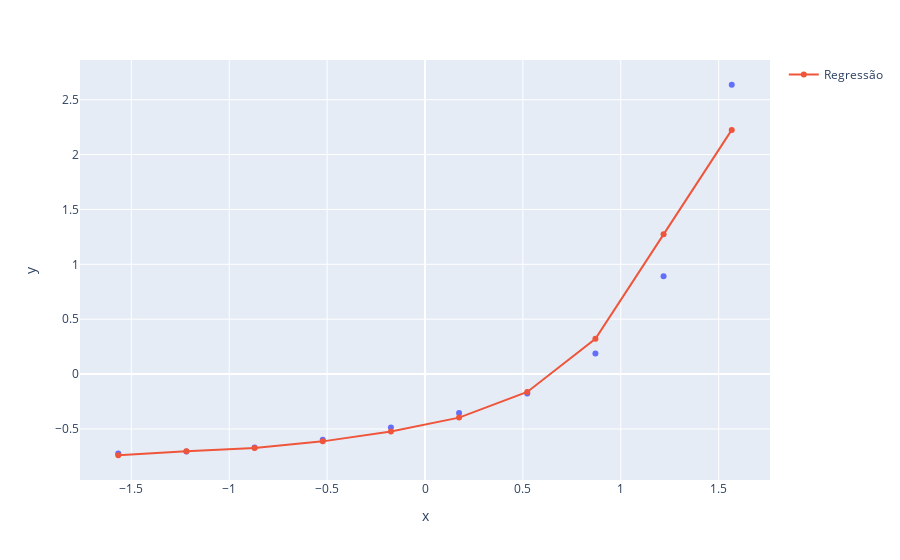

Source (notebook cell):
### Code cell
grafico = px.scatter(x = x_plano_saude2_scaled.ravel(), y = y_plano_saude2_scaled.ravel())
grafico.add_scatter(x= x_plano_saude2_scaled.ravel(), y = regressor_rna_saude.predict(x_plano_saude2_scaled), name= 'Regressão')
grafico.show()

### Figure 1 — Plotly figure (JSON) as saved in the notebook; plotly's stock layout.template omitted (floating-point values rounded to 4 significant figures)
{"data": [{"hovertemplate": "x=%{x}<br>y=%{y}<extra></extra>", "legendgroup": "", "marker": {"color": "#636efa", "symbol": "circle"}, "mode": "markers", "name": "", "orientation": "v", "showlegend": false, "type": "scatter", "x": [-1.567, -1.219, -0.8704, -0.5222, -0.1741, 0.1741, 0.5222, 0.8704, 1.219, 1.567], "xaxis": "x", "y": [-0.724, -0.7066, -0.6682, -0.5984, -0.4867, -0.3542, -0.1762, 0.1867, 0.8915, 2.636], "yaxis": "y"}, {"name": "Regressão", "type": "scatter", "x": [-1.567, -1.219, -0.8704, -0.5222, -0.1741, 0.1741, 0.5222, 0.8704, 1.219, 1.567], "y": [-0.7396, -0.7032, -0.6746, -0.6131, -0.5231, -0.3967, -0.1626, 0.3221, 1.273, 2.225]}], "layout": {"legend": {"tracegroupgap": 0}, "margin": {"t": 60}, "xaxis": {"anchor": "y", "domain": [0, 1], "title": {"text": "x"}}, "yaxis": {"anchor": "x", "domain": [0, 1], "title": {"text": "y"}}}}
